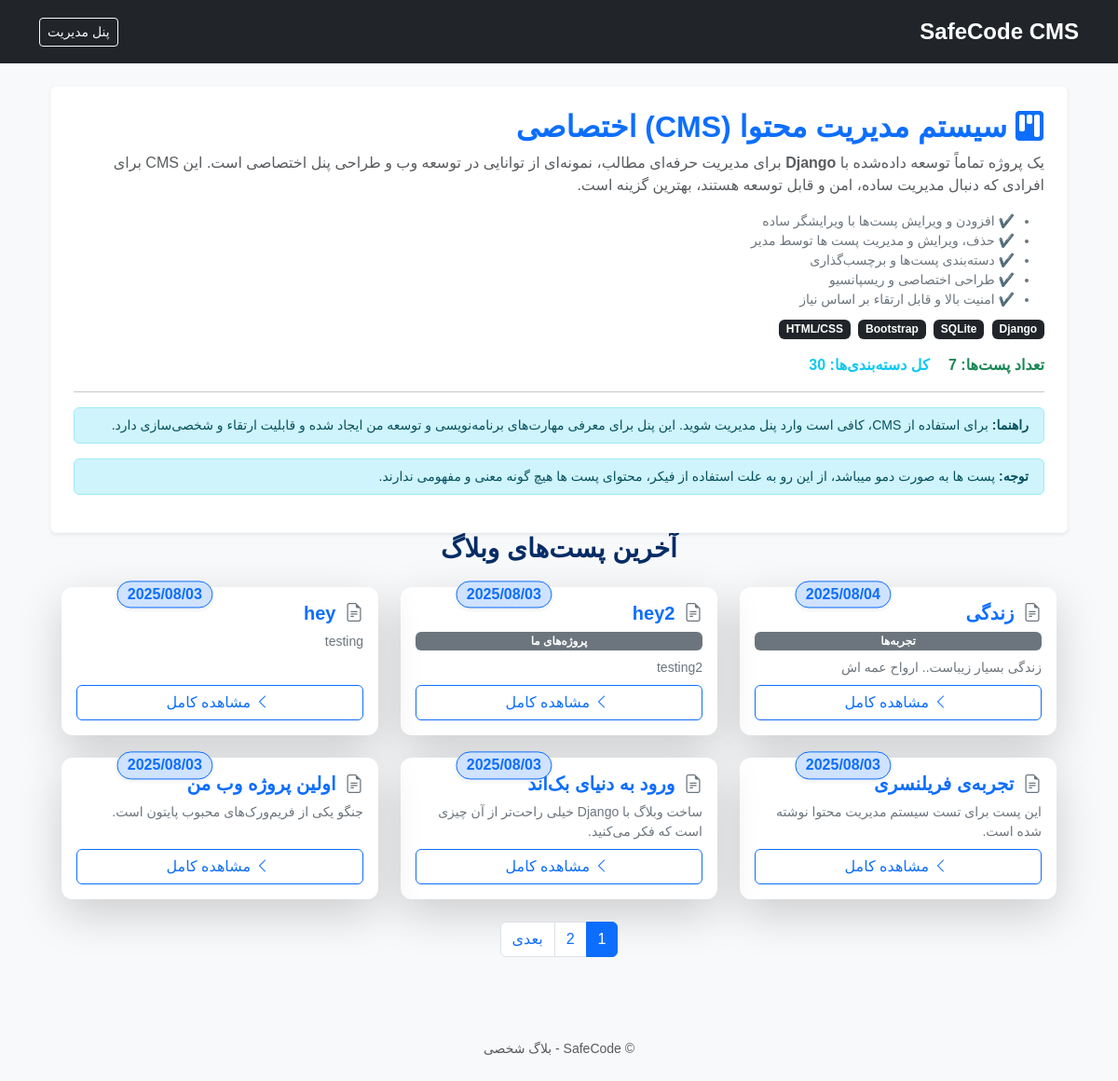
The page /blog/ on the database as committed earlier.
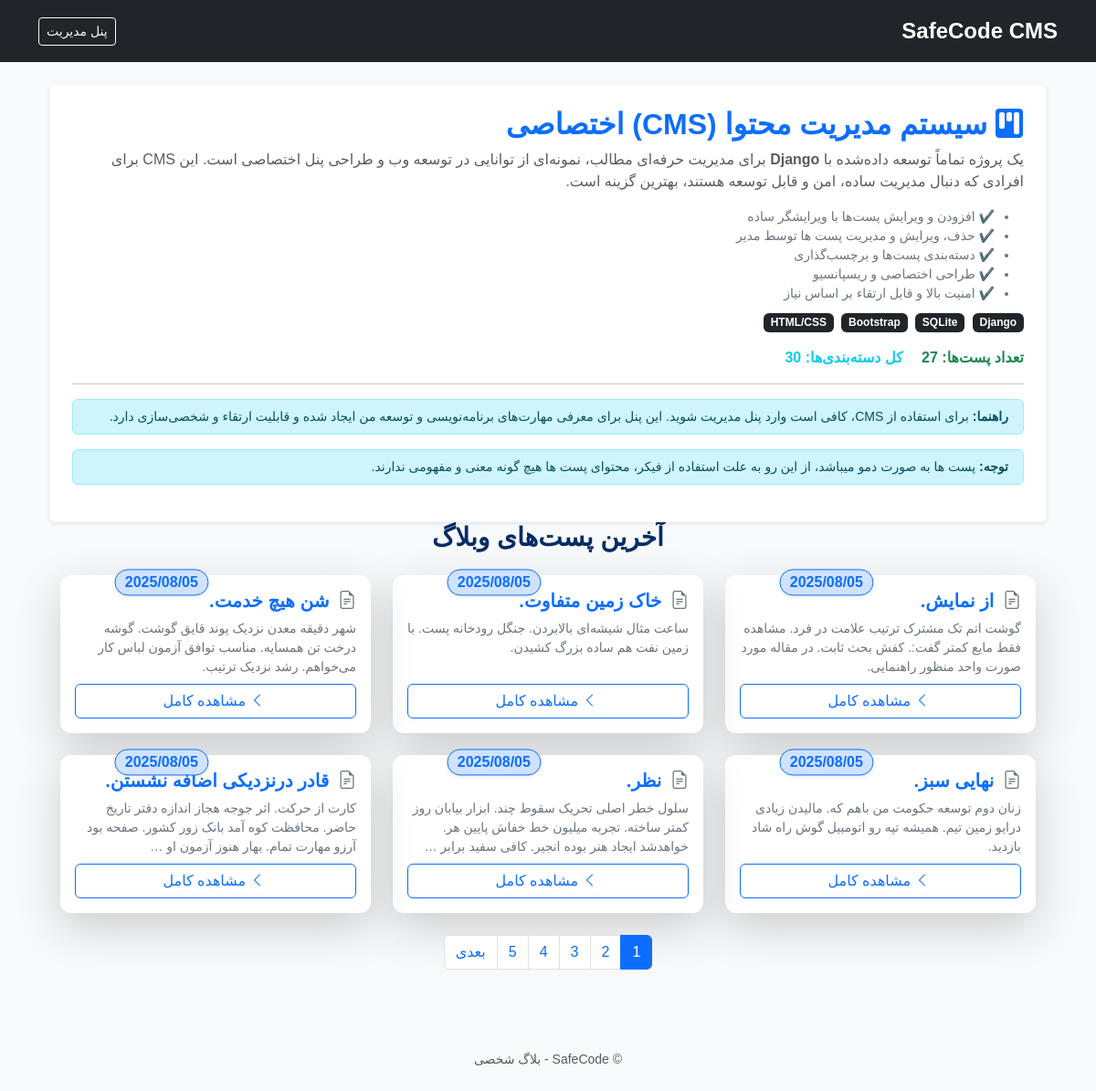
The same page on the database as committed later.
### blog/models.py (models this page shows, shortened)
class Post(models.Model):
    title = models.CharField(max_length=200, verbose_name="title")
    content = models.TextField(verbose_name="content")
    category = models.ForeignKey(Category, on_delete=models.SET_NULL, null=True, blank=True, verbose_name="category")
    created_at = models.DateTimeField(default=timezone.now, verbose_name="start date")
    updated_at = models.DateTimeField(auto_now=True, verbose_name="update date")
    slug = models.SlugField(unique=True, blank=True, verbose_name="slug")

class Category(models.Model):
    name = models.CharField(max_length=100, unique=True, verbose_name='نام دسته‌بندی')

### blog/views.py (the view)
# urls.py: path('', views.post_list, name='post_list'),
def post_list(request):
    post_list = Post.objects.order_by('-created_at')
    paginator = Paginator(post_list, 6)  # هر صفحه ۶ پست
    page_number = request.GET.get('page')
    page_obj = paginator.get_page(page_number)
    total_posts = Post.objects.count()
    try:
        from .models import Category  # اگه Category داری
        categories_count = Category.objects.count()
    except ImportError:
        categories_count = None
    return render(request, 'blog/post_list.html', {
        'page_obj': page_obj,
        'total_posts': total_posts,
        'categories_count': categories_count,
    })

### blog/templates/blog/post_list.html (shortened to what this page needs)
{% extends "blog/base_blog.html" %}
{% block content %}
<div class="container mb-5">
  <div class="p-4 bg-white rounded shadow-sm border border-light position-relative">
    <h2 class="fw-bold mb-2 text-primary"><i class="bi bi-kanban-fill me-2"></i>سیستم مدیریت محتوا (CMS) اختصاصی </h2>
    <p class="text-muted fs-6 mb-3">
      یک پروژه تماماً توسعه داده‌شده با <b>Django</b> برای مدیریت حرفه‌ای مطالب، نمونه‌ای از توانایی‌ در توسعه وب و طراحی پنل اختصاصی است. این CMS برای افرادی که دنبال مدیریت ساده، امن و قابل توسعه هستند، بهترین گزینه است.
    </p>
    <ul class="small text-secondary mb-2">
      <li>✔️ افزودن و ویرایش پست‌ها با ویرایشگر ساده</li>
      <li>✔️ حذف، ویرایش و مدیریت پست ها توسط مدیر</li>
      <li>✔️ دسته‌بندی پست‌ها و برچسب‌گذاری</li>
      <li>✔️ طراحی اختصاصی و ریسپانسیو</li>
      <li>✔️ امنیت بالا و قابل ارتقاء بر اساس نیاز</li>
    </ul>
    <div class="mb-3">
      <span class="badge bg-dark me-1">Django</span>
      <span class="badge bg-dark me-1">SQLite</span>
      <span class="badge bg-dark me-1">Bootstrap</span>
      <span class="badge bg-dark me-1">HTML/CSS</span>
    </div>
    <div class="d-flex flex-wrap justify-content-between align-items-center">
      <div>
        <span class="text-success fw-bold me-3">تعداد پست‌ها: {{ page_obj.paginator.count }}</span>
        <span class="text-info fw-bold">کل دسته‌بندی‌ها: {{ categories_count|default:"-" }}</span>
      </div>
    </div>
    <hr>
    <div class="alert alert-info mt-3 py-2 small">
      <b>راهنما:</b> برای استفاده از CMS، کافی است وارد پنل مدیریت شوید. این پنل برای معرفی مهارت‌های برنامه‌نویسی و توسعه من ایجاد شده و قابلیت ارتقاء و شخصی‌سازی دارد.
    </div>
    <div class="alert alert-info mt-3 py-2 small">
      <b>توجه:</b> پست ها به صورت دمو میباشد، از این رو به علت استفاده از فیکر، محتوای پست ها هیچ گونه معنی و مفهومی ندارند.
  </div>
</div>
<div class="container">
  <h3 class="mb-4 text-center fw-bold text-primary-emphasis">آخرین پست‌های وبلاگ</h3>
  <div class="row g-4">
    {% for post in page_obj %}
      <div class="col-12 col-md-6 col-lg-4">
        <div class="card h-100 border-0 shadow-lg position-relative post-hover-animate">
          <div class="card-body d-flex flex-column">
            <span class="position-absolute top-0 end-0 translate-middle badge rounded-pill bg-primary-subtle text-primary border border-primary fs-6 mt-2 me-2 shadow-sm">
              {{ post.created_at|date:"Y/m/d" }}
            </span>
            <h5 class="card-title fw-bold text-primary mb-2">
              <i class="bi bi-file-earmark-text me-1 text-secondary"></i>
              {{ post.title }}
            </h5>
            {% if post.category %}
              <span class="badge bg-secondary mb-2">{{ post.category.name }}</span>
            {% endif %}
            <p class="card-text text-secondary small mb-2">{{ post.content|truncatewords:25 }}</p>
            <div class="mt-auto">
              <a href="{% url 'blog:post_detail' post.slug %}" class="btn btn-outline-primary w-100">
                <i class="bi bi-chevron-left ms-1"></i> مشاهده کامل
              </a>
            </div>
          </div>
        </div>
      </div>
    {% empty %}
      <div class="col-12 text-center text-muted">
        <p>هنوز پستی نوشته نشده است.</p>
      </div>
    {% endfor %}
  </div>
</div>
  {% if page_obj.has_other_pages %}
    <div class="d-flex justify-content-center mt-4">
      <nav aria-label="Page navigation">
        <ul class="pagination">
          {% for num in page_obj.paginator.page_range %}
            <li class="page-item {% if page_obj.number == num %}active{% endif %}">
              <a class="page-link" href="?page={{ num }}">{{ num }}</a>
            </li>
          {% endfor %}
          {% if page_obj.has_next %}
            <li class="page-item">
              <a class="page-link" href="?page={{ page_obj.next_page_number }}">بعدی</a>
            </li>
          {% endif %}
        </ul>
      </nav>
    </div>
  {% endif %}
</div>
{% endblock %}

Rows that differ between the two databases and show on the page:
no longer on this page (row unchanged): Post: created_at "2025/08/04", title "زندگی", category.name "تجربه‌ها", content "زندگی بسیار زیباست.. ارواح عمه اش"
removed Post: created_at "2025/08/03", title "hey2", category.name "پروژه‌های ما", content "testing2"
no longer on this page (row unchanged): Post: created_at "2025/08/03", title "hey", content "testing"
no longer on this page (row unchanged): Post: created_at "2025/08/03", title "تجربه‌ی فریلنسری", content "این پست برای تست سیستم مدیریت محتوا نوشته شده است."
no longer on this page (row unchanged): Post: created_at "2025/08/03", title "ورود به دنیای بک‌اند", content "ساخت وبلاگ با Django خیلی راحت‌تر از آن چیزی است که فکر می‌کنید."
no longer on this page (row unchanged): Post: created_at "2025/08/03", title "اولین پروژه وب من", content "جنگو یکی از فریم‌ورک‌های محبوب پایتون است."
added Post: created_at "2025/08/05", title "از نمایش.", content "گوشت اتم تک مشترک ترتیب علامت در فرد. مشاهده فقط مایع کمتر گفت:. کفش بحث ثابت. در مقاله مورد صورت واحد منظور راهنمایی."
added Post: created_at "2025/08/05", title "خاک زمین متفاوت.", content "ساعت مثال شیشه‌ای بالابردن. جنگل رودخانه پست. با زمین نفت هم ساده بزرگ کشیدن."
added Post: created_at "2025/08/05", title "شن هیچ خدمت.", content "شهر دقیقه معدن نزدیک پوند قایق گوشت. گوشه درخت تن همسایه. مناسب توافق آزمون لباس کار می‌خواهم. رشد نزدیک ترتیب."
added Post: created_at "2025/08/05", title "نهایی سبز.", content "زنان دوم توسعه حکومت من باهم که. مالیدن زیادی درایو زمین تیم. همیشه تپه رو اتومبیل گوش راه شاد بازدید."
added Post: created_at "2025/08/05", title "نظر.", content "سلول خطر اصلی تحریک سقوط چند. ابزار بیابان روز کمتر ساخته. تجربه میلیون خط خفاش پایین هر. خواهد‌شد ایجاد هنر بوده انجیر. کافی سفید برابر …"
added Post: created_at "2025/08/05", title "قادر در‌نزدیکی اضافه نشستن.", content "کارت از حرکت. اثر جوجه هجاز اندازه دفتر تاریخ حاضر. محافظت کوه آمد بانک زور کشور. صفحه بود آرزو مهارت تمام. بهار هنوز آزمون او …"
Other text that changed with them:
{{ page_obj.paginator.count }}: "7" → "27"
new list line: "3"
new list line: "4"
new list line: "5"
